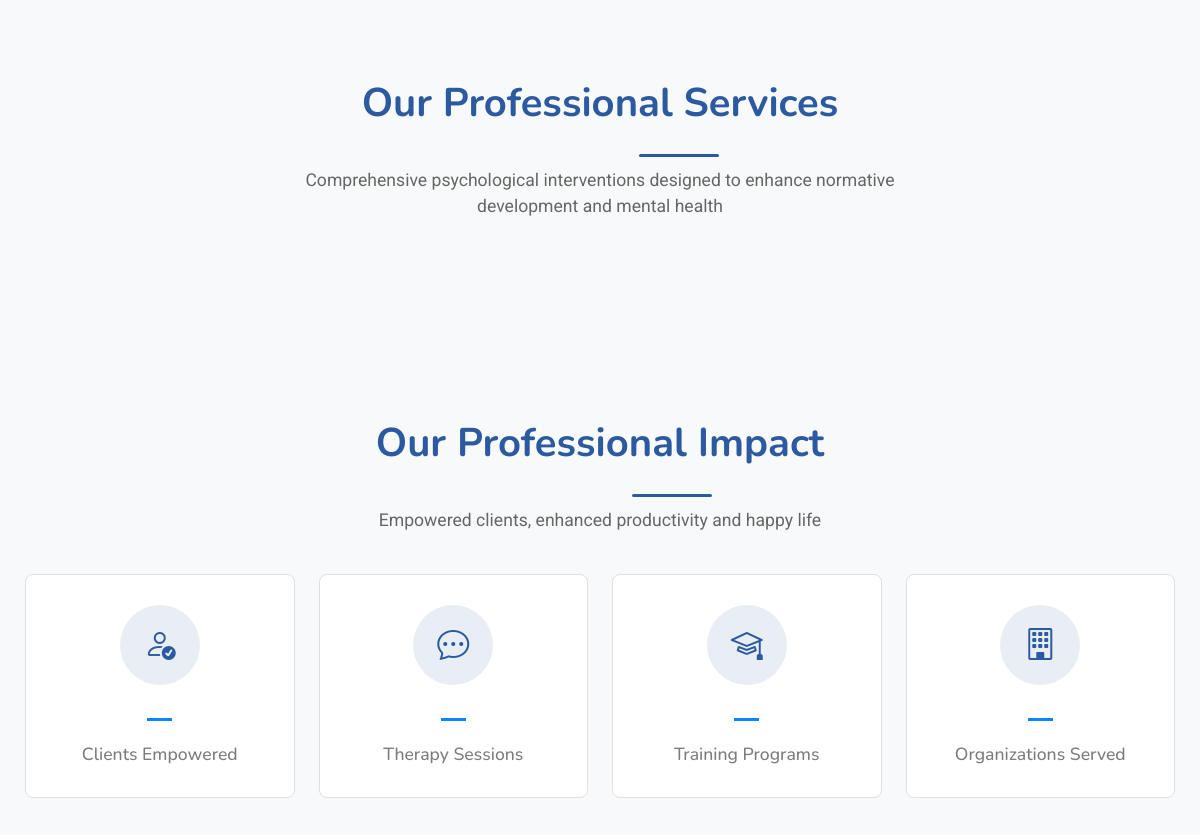
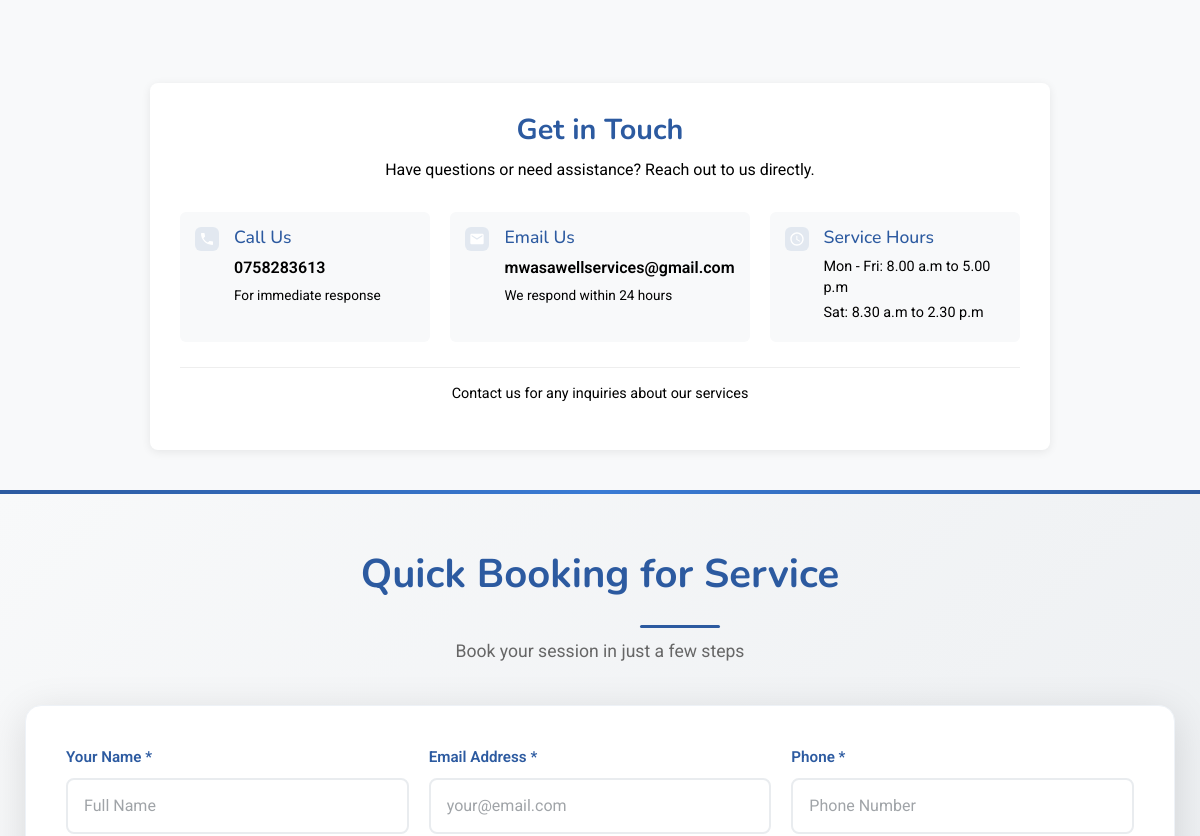
The app's page / (middle part), older data (2 pictures, top to bottom).
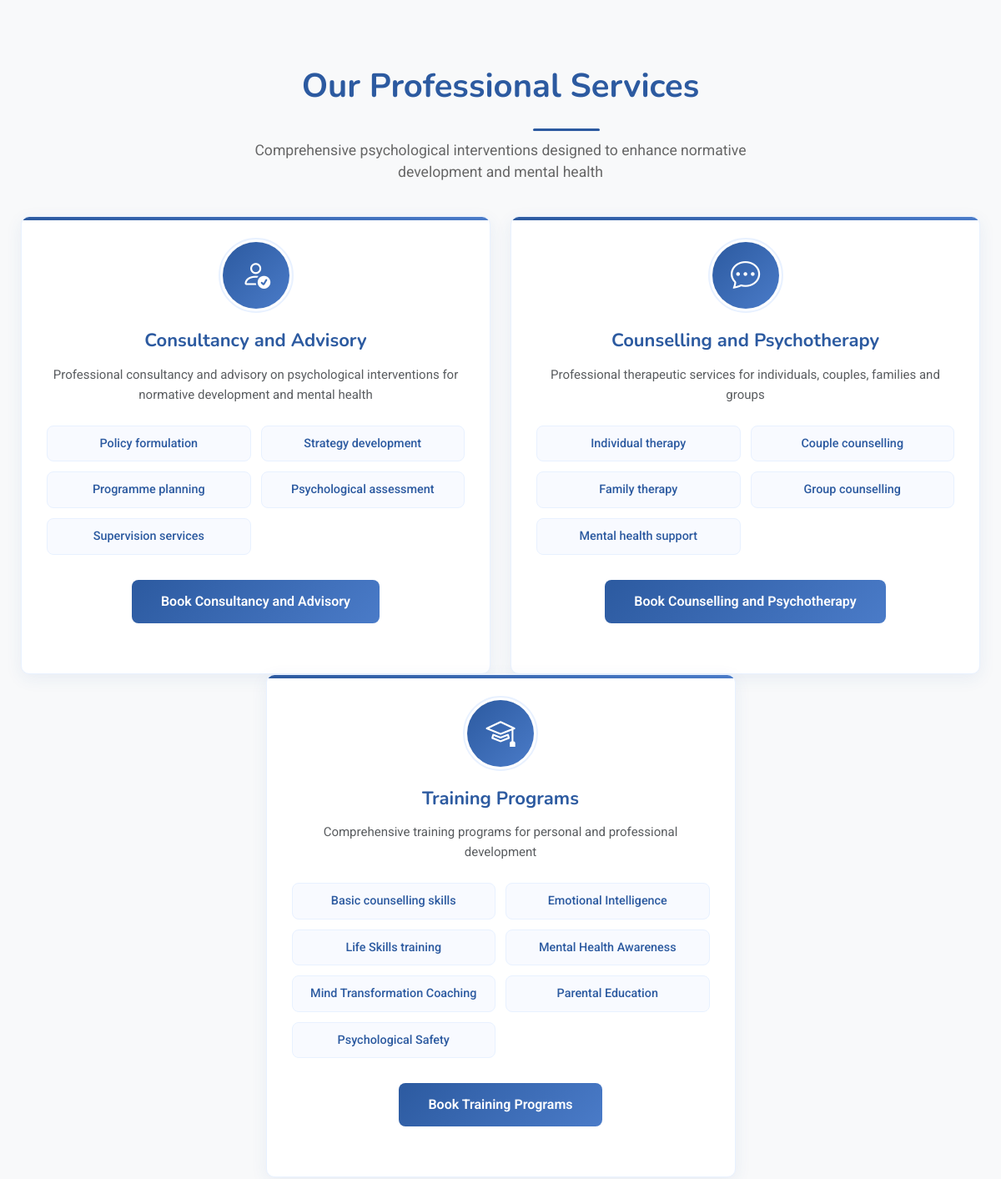
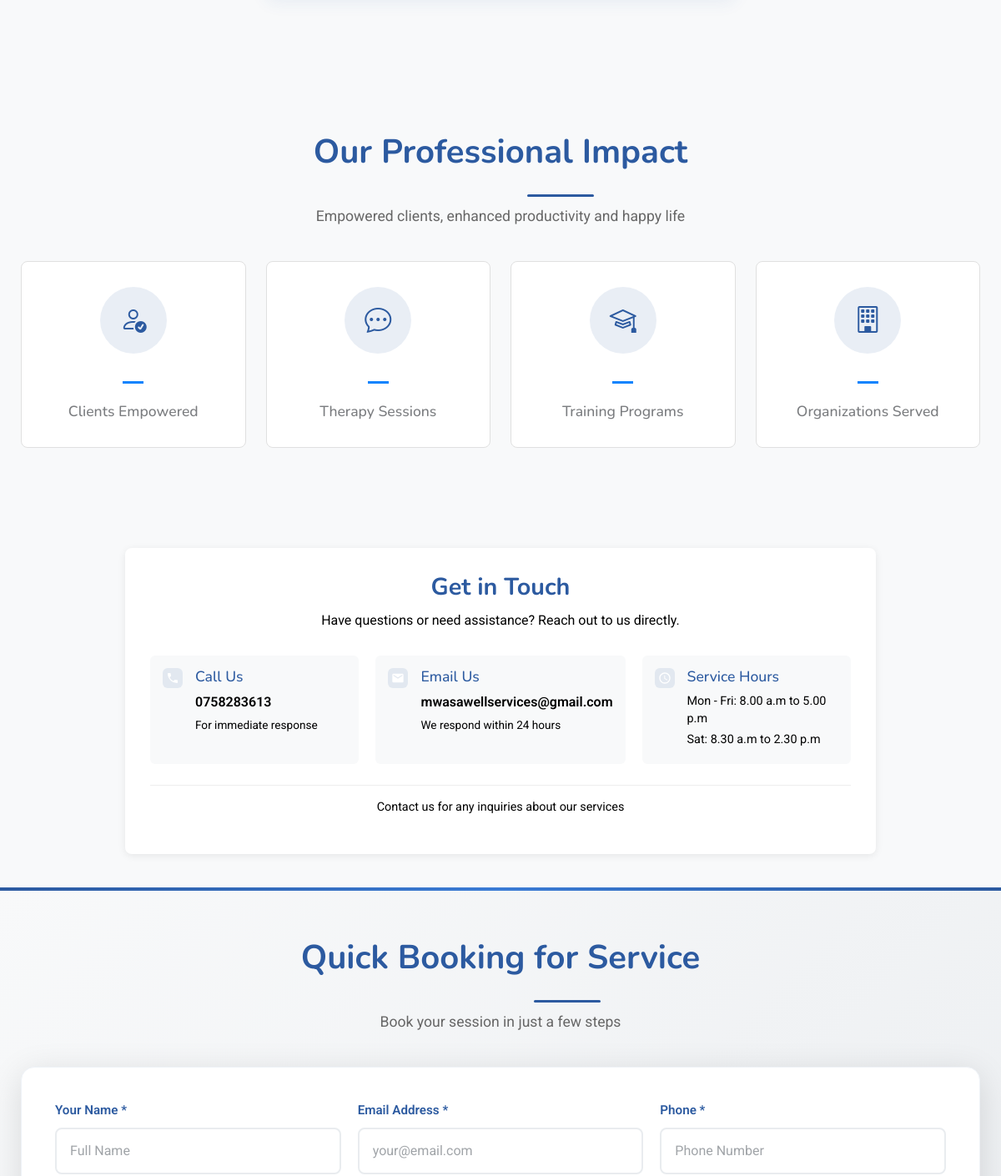
The same page, newer data (2 pictures, top to bottom).
### content/models.py (models this page shows, shortened)
class Service(models.Model):
    SERVICE_CATEGORIES = [
        ('consultancy', 'Consultancy and Advisory'),
        ('counselling', 'Counselling and Psychotherapy'),
        ('training', 'Training'),
    ]
    name = models.CharField(max_length=200)
    category = models.CharField(max_length=20, choices=SERVICE_CATEGORIES)
    description = models.TextField()
    price = models.CharField(max_length=100, default='Contact for pricing')
    icon_class = models.CharField(max_length=50, default='bi-heart-pulse')
    is_active = models.BooleanField(default=True)
    created_at = models.DateTimeField(auto_now_add=True)
    def get_features_list(self):
        return [f.name for f in self.features.all()]

class Feature(models.Model):
    service = models.ForeignKey(Service, related_name='features', on_delete=models.CASCADE)
    name = models.CharField(max_length=150)

### content/views.py (the view)
# urls.py: path('', views.index, name='index'),
def index(request):
    services = Service.objects.filter(is_active=True)
    blogs = Blog.objects.filter(is_published=True)[:6]  # Get latest 6 blogs
    context = {
        'services': services,
        'blogs': blogs,
    }
    return render(request, 'index.html', context)

### templates/index.html (shortened to what this page needs)
{% load static %}
<!DOCTYPE html>
<html lang="en">
<head>
  <link href="{% static 'vendor/bootstrap/css/bootstrap.min.css' %}" rel="stylesheet">
  <link href="{% static 'vendor/bootstrap-icons/bootstrap-icons.css' %}" rel="stylesheet">
  <link href="{% static 'vendor/aos/aos.css' %}" rel="stylesheet">
  <link href="{% static 'vendor/glightbox/css/glightbox.min.css' %}" rel="stylesheet">
  <link href="{% static 'vendor/swiper/swiper-bundle.min.css' %}" rel="stylesheet">
  <link href="{% static 'main.css' %}" rel="stylesheet">
</head>
<body class="index-page">
  <main class="main">
<section id="services" class="services section">
  <div class="container section-title text-center" data-aos="fade-up">
    <h2>Our Professional Services</h2>
    <p>Comprehensive psychological interventions designed to enhance normative development and mental health</p>
  </div>
  <div class="container" data-aos="fade-up" data-aos-delay="100">
    <div class="row justify-content-center">
      {% for service in services %}
      <div class="col-lg-6 col-md-8" data-aos="fade-up" data-aos-delay="{{ forloop.counter|add:100 }}">
        <div class="service-card">
          <div class="service-icon">
            <div class="icon-wrapper">
              <i class="bi {{ service.icon_class }}"></i>
            </div>
          </div>
          <div class="service-content">
            <h3>{{ service.name }}</h3>
            <p class="service-description">
              {{ service.description }}
            </p>
            <ul class="service-features">
              {% for feature in service.get_features_list %}
              <li>{{ feature }}</li>
              {% endfor %}
            </ul>
            <div class="service-actions">
              <a href="#booking" class="btn btn-primary">
                Book {{ service.name }}
              </a>
            </div>
          </div>
        </div>
      </div>
      {% endfor %}
    </div>
  </div>
</section>
<section id="stats" class="stats section">
  <div class="container section-title text-center" data-aos="fade-up" id="approach">
    <h2>Our Professional Impact</h2>
    <p>Empowered clients, enhanced productivity and happy life</p>
  </div>
  <div class="container" data-aos="fade-up" data-aos-delay="100">
    <div class="row gy-4">
      <div class="col-lg-3 col-md-6">
        <div class="stats-item text-center">
          <div class="icon mb-3">
            <i class="bi bi-person-check" style="font-size: 2rem; color: #2c5aa0;"></i>
          </div>
          <span data-purecounter-start="0" data-purecounter-end="500" data-purecounter-duration="1" class="purecounter"></span>
          <p>Clients Empowered</p>
        </div>
      </div>
      <div class="col-lg-3 col-md-6">
        <div class="stats-item text-center">
          <div class="icon mb-3">
            <i class="bi bi-chat-dots" style="font-size: 2rem; color: #2c5aa0;"></i>
          </div>
          <span data-purecounter-start="0" data-purecounter-end="2500" data-purecounter-duration="1" class="purecounter"></span>
          <p>Therapy Sessions</p>
        </div>
      </div>
      <div class="col-lg-3 col-md-6">
        <div class="stats-item text-center">
          <div class="icon mb-3">
            <i class="bi bi-mortarboard" style="font-size: 2rem; color: #2c5aa0;"></i>
          </div>
          <span data-purecounter-start="0" data-purecounter-end="100" data-purecounter-duration="1" class="purecounter"></span>
          <p>Training Programs</p>
        </div>
      </div>
      <div class="col-lg-3 col-md-6">
        <div class="stats-item text-center">
          <div class="icon mb-3">
            <i class="bi bi-building" style="font-size: 2rem; color: #2c5aa0;"></i>
          </div>
          <span data-purecounter-start="0" data-purecounter-end="50" data-purecounter-duration="1" class="purecounter"></span>
          <p>Organizations Served</p>
        </div>
      </div>
    </div>
  </div>
</section>
<section class="contact-section">
  <div class="contact-container">
    <div class="contact-header">
      <h2 class="contact-title">Get in Touch</h2>
      <p class="contact-subtitle">Have questions or need assistance? Reach out to us directly.</p>
    </div>
    <div class="contact-methods">
      <div class="contact-method">
        <div class="contact-icon">
          <svg width="24" height="24" viewBox="0 0 24 24" fill="white">
            <path d="M20 15.5c-1.2 0-2.5-.2-3.6-.6h-.3c-.3 0-.5.1-.7.3l-2.2 2.2c-2.8-1.5-5.2-3.8-6.6-6.6l2.2-2.2c.3-.3.4-.7.2-1.1-.3-1.1-.5-2.4-.5-3.6 0-.5-.5-1-1-1H4c-.5 0-1 .5-1 1 0 9.4 7.6 17 17 17 .5 0 1-.5 1-1v-3.5c0-.5-.5-1-1-1z"/>
          </svg>
        </div>
        <div class="contact-content">
          <h3>Call Us</h3>
          <p class="contact-detail">0758283613</p>
          <p class="contact-note">For immediate response</p>
        </div>
      </div>
      <div class="contact-method">
        <div class="contact-icon">
          <svg width="24" height="24" viewBox="0 0 24 24" fill="white">
            <path d="M20 4H4c-1.1 0-1.99.9-1.99 2L2 18c0 1.1.9 2 2 2h16c1.1 0 2-.9 2-2V6c0-1.1-.9-2-2-2zm0 4l-8 5-8-5V6l8 5 8-5v2z"/>
          </svg>
        </div>
        <div class="contact-content">
          <h3>Email Us</h3>
          <p class="contact-detail">mwasawellservices@gmail.com</p>
          <p class="contact-note">We respond within 24 hours</p>
        </div>
      </div>
      <div class="contact-method">
        <div class="contact-icon">
          <svg width="24" height="24" viewBox="0 0 24 24" fill="white">
            <path d="M11.99 2C6.47 2 2 6.48 2 12s4.47 10 9.99 10C17.52 22 22 17.52 22 12S17.52 2 11.99 2zM12 20c-4.42 0-8-3.58-8-8s3.58-8 8-8 8 3.58 8 8-3.58 8-8 8zm.5-13H11v6l5.25 3.15.75-1.23-4.5-2.67z"/>
          </svg>
        </div>
        <div class="contact-content">
          <h3>Service Hours</h3>
          <div class="hours-details">
            <p>Mon - Fri: 8.00 a.m to 5.00 p.m</p>
            <p>Sat: 8.30 a.m to 2.30 p.m</p>
          </div>
        </div>
      </div>
    </div>
    <div class="contact-footer">
      <p>Contact us for any inquiries about our services</p>
    </div>
  </div>
</section>
<section id="booking" class="booking section">
  <div class="container section-title" data-aos="fade-up">
    <h2>Quick Booking for Service</h2>
    <p>Book your session in just a few steps</p>
  </div>
  <div class="container" data-aos="fade-up" data-aos-delay="100">
    <div class="horizontal-booking-form">
      <form id="horizontalBookingForm" method="post">
        <div class="form-row">
          <div class="form-group">
            <label>Your Name *</label>
            <input type="text" class="form-control" name="fullName" placeholder="Full Name" required>
          </div>
          <div class="form-group">
            <label>Email Address *</label>
            <input type="email" class="form-control" name="email" placeholder="your@email.com" required>
          </div>
          <div class="form-group">
            <label>Phone *</label>
            <input type="tel" class="form-control" name="phone" placeholder="Phone Number" required>
          </div>
        </div>
      </form>
    </div>
  </div>
</section>
  </main>
</body>
</html>

### static/main.css (style rules this page uses)
:root { --default-font: "Roboto", system-ui, -apple-system, "Segoe UI", Roboto, "Helvetica Neue", Arial, "Noto Sans", "Liberation Sans", sans-serif, "Apple Color Emoji", "Segoe UI Emoji", "Segoe UI Symbol", "Noto Color Emoji"; --heading-font: "Nunito", sans-serif; --nav-font: "Inter", sans-serif; }
:root { --background-color: #ffffff; --default-color: #212529; --heading-color: #2d465e; --accent-color: #0d83fd; --surface-color: #ffffff; --contrast-color: #ffffff; }
:root { --nav-color: #212529; --nav-hover-color: #0d83fd; --nav-mobile-background-color: #ffffff; --nav-dropdown-background-color: #ffffff; --nav-dropdown-color: #212529; --nav-dropdown-hover-color: #0d83fd; }
:root { scroll-behavior: smooth; }
body { color: var(--default-color); background-color: var(--background-color); font-family: var(--default-font); }
a { color: var(--accent-color); text-decoration: none; transition: 0.3s; }
h1, h2, h3, h4, h5, h6 { color: var(--heading-color); font-family: var(--heading-font); }
section, .section { color: var(--default-color); background-color: var(--background-color); padding: 60px 0; scroll-margin-top: 90px; overflow: clip; }
.section-title { text-align: center; padding-bottom: 60px; position: relative; }
.section-title h2 { font-size: 32px; font-weight: 700; margin-bottom: 20px; padding-bottom: 20px; position: relative; }
.section-title h2:after { content: ""; position: absolute; display: block; width: 50px; height: 3px; background: var(--accent-color); left: 0; right: 0; bottom: 0; margin: auto; }
.section-title p { margin-bottom: 0; }
.stats .stats-item { padding: 30px; width: 100%; }
.stats .stats-item span { color: var(--heading-color); font-size: 48px; display: block; font-weight: 700; margin-bottom: 20px; padding-bottom: 20px; position: relative; }
.stats .stats-item span:after { content: ""; position: absolute; display: block; width: 25px; height: 3px; background: var(--accent-color); left: 0; right: 0; bottom: 0; margin: auto; }
.stats .stats-item p { color: color-mix(in srgb, var(--default-color), transparent 40%); padding: 0; margin: 0; font-family: var(--heading-font); font-weight: 500; }
.services .service-card { height: 100%; padding: 30px; background: var(--surface-color); border-radius: 10px; transition: all 0.3s ease; }
.services .service-card h3 { font-size: 22px; font-weight: 700; margin-bottom: 15px; }
.services .service-card p { margin-bottom: 25px; color: color-mix(in srgb, var(--default-color), transparent 25%); font-size: 15px; line-height: 1.6; }

Row changes from the older to the newer data that the page shows:
added Service: name "Consultancy and Advisory", description "Professional consultancy and advisory on psychological interventions for normative development and mental health"
added Feature: get_features_list "Policy formulation"
added Feature: get_features_list "Strategy development"
added Feature: get_features_list "Programme planning"
added Feature: get_features_list "Psychological assessment"
added Feature: get_features_list "Supervision services"
added Service: name "Counselling and Psychotherapy", description "Professional therapeutic services for individuals, couples, families and groups"
added Feature: get_features_list "Individual therapy"
added Feature: get_features_list "Couple counselling"
added Feature: get_features_list "Family therapy"
added Feature: get_features_list "Group counselling"
added Feature: get_features_list "Mental health support"
added Service: name "Training Programs", description "Comprehensive training programs for personal and professional development"
added Feature: get_features_list "Basic counselling skills"
added Feature: get_features_list "Emotional Intelligence"
added Feature: get_features_list "Life Skills training"
added Feature: get_features_list "Mental Health Awareness"
added Feature: get_features_list "Mind Transformation Coaching"
added Feature: get_features_list "Parental Education"
added Feature: get_features_list "Psychological Safety"
